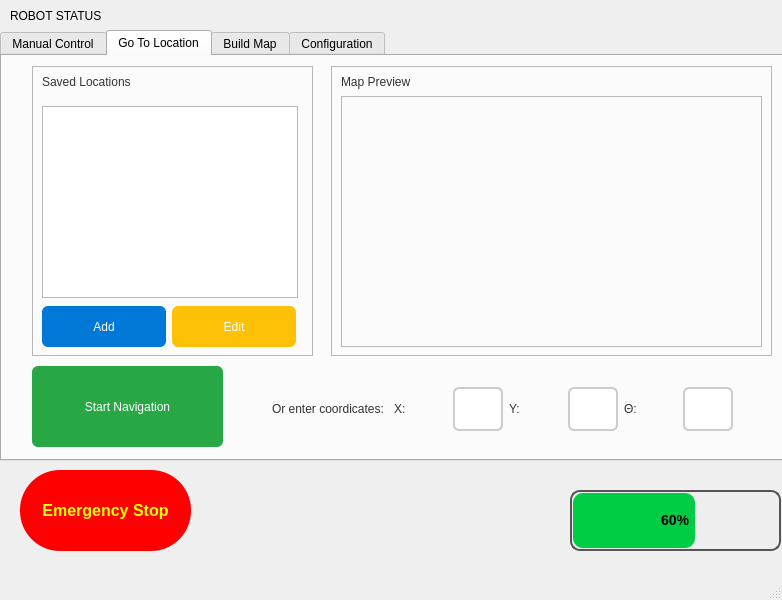
<?xml version="1.0" encoding="UTF-8"?>
<ui version="4.0">
 <class>MainWindow</class>
 <widget class="QMainWindow" name="MainWindow">
  <property name="geometry">
   <rect>
    <x>0</x>
    <y>0</y>
    <width>782</width>
    <height>600</height>
   </rect>
  </property>
  <property name="windowTitle">
   <string>Alphabot GUI</string>
  </property>
  <widget class="QWidget" name="centralwidget">
   <widget class="QTabWidget" name="tabWidget">
    <property name="geometry">
     <rect>
      <x>0</x>
      <y>30</y>
      <width>801</width>
      <height>431</height>
     </rect>
    </property>
    <property name="currentIndex">
     <number>1</number>
    </property>
    <widget class="QWidget" name="tab">
     <attribute name="title">
      <string>Manual Control</string>
     </attribute>
     <widget class="QSplitter" name="splitter">
      <property name="geometry">
       <rect>
        <x>50</x>
        <y>330</y>
        <width>311</width>
        <height>41</height>
       </rect>
      </property>
      <property name="orientation">
       <enum>Qt::Horizontal</enum>
      </property>
      <widget class="QLabel" name="label_2">
       <property name="styleSheet">
        <string notr="true">QLabel {
    font: bold 14pt &quot;Segoe UI&quot;;
    color: #333;
}
</string>
       </property>
       <property name="text">
        <string>Speed</string>
       </property>
      </widget>
      <widget class="QSlider" name="HSSpeed">
       <property name="styleSheet">
        <string notr="true">QSlider::groove:horizontal {
    border: 1px solid #bbb;
    height: 10px;
    background: #e0e0e0;
    border-radius: 5px;
}

QSlider::sub-page:horizontal {
    background: #00cc44;
    border: 1px solid #777;
    height: 10px;
    border-radius: 5px;
}

QSlider::add-page:horizontal {
    background: #ccc;
    border: 1px solid #777;
    height: 10px;
    border-radius: 5px;
}

QSlider::handle:horizontal {
    background: #00aa33;
    border: 1px solid #5c5c5c;
    width: 18px;
    margin: -5px 0;
    border-radius: 9px;
}

QSlider::handle:horizontal:hover {
    background: #009933;
}
</string>
       </property>
       <property name="maximum">
        <number>100</number>
       </property>
       <property name="singleStep">
        <number>10</number>
       </property>
       <property name="value">
        <number>10</number>
       </property>
       <property name="sliderPosition">
        <number>10</number>
       </property>
       <property name="tracking">
        <bool>true</bool>
       </property>
       <property name="orientation">
        <enum>Qt::Horizontal</enum>
       </property>
       <property name="invertedControls">
        <bool>false</bool>
       </property>
       <property name="tickPosition">
        <enum>QSlider::TicksAbove</enum>
       </property>
       <property name="tickInterval">
        <number>10</number>
       </property>
      </widget>
     </widget>
     <widget class="QWidget" name="layoutWidget">
      <property name="geometry">
       <rect>
        <x>20</x>
        <y>20</y>
        <width>411</width>
        <height>281</height>
       </rect>
      </property>
      <layout class="QGridLayout" name="gridLayout">
       <item row="0" column="1">
        <widget class="QPushButton" name="PBForward">
         <property name="styleSheet">
          <string notr="true">QPushButton {
    background-color: #4CAF50; /* Default green */
    color: white;
    font: bold 13pt &quot;Segoe UI&quot;;
    border: none;
    border-radius: 10px;
    padding: 10px;
    min-width: 80px;
    min-height: 50px;
}

QPushButton:hover {
    background-color: #45a049;
}

QPushButton:pressed {
    background-color: #2e7031;
}
</string>
         </property>
         <property name="text">
          <string>Forward</string>
         </property>
        </widget>
       </item>
       <item row="1" column="0">
        <widget class="QPushButton" name="PBRight">
         <property name="styleSheet">
          <string notr="true">QPushButton {
    background-color: #FF9800; /* Default green */
    color: white;
    font: bold 13pt &quot;Segoe UI&quot;;
    border: none;
    border-radius: 10px;
    padding: 10px;
    min-width: 80px;
    min-height: 50px;
}

QPushButton:hover {
    background-color: #45a049;
}

QPushButton:pressed {
    background-color: #2e7031;
}
</string>
         </property>
         <property name="text">
          <string>Right</string>
         </property>
        </widget>
       </item>
       <item row="1" column="1">
        <widget class="QPushButton" name="PBStop">
         <property name="styleSheet">
          <string notr="true">QPushButton {
    background-color: #F44336; /* Default green */
    color: white;
    font: bold 13pt &quot;Segoe UI&quot;;
    border: none;
    border-radius: 10px;
    padding: 10px;
    min-width: 80px;
    min-height: 50px;
}

QPushButton:hover {
    background-color: #45a049;
}

QPushButton:pressed {
    background-color: #2e7031;
}
</string>
         </property>
         <property name="text">
          <string>Stop</string>
         </property>
        </widget>
       </item>
       <item row="1" column="2">
        <widget class="QPushButton" name="PBLeft">
         <property name="styleSheet">
          <string notr="true">QPushButton {
    background-color: 	#FF9800; /* Default green */
    color: white;
    font: bold 13pt &quot;Segoe UI&quot;;
    border: none;
    border-radius: 10px;
    padding: 10px;
    min-width: 80px;
    min-height: 50px;
}

QPushButton:hover {
    background-color: #45a049;
}

QPushButton:pressed {
    background-color: #2e7031;
}
</string>
         </property>
         <property name="text">
          <string>Left</string>
         </property>
        </widget>
       </item>
       <item row="2" column="1">
        <widget class="QPushButton" name="PBBackWord">
         <property name="styleSheet">
          <string notr="true">QPushButton {
    background-color: #2196F3; /* Default green */
    color: white;
    font: bold 12pt &quot;Segoe UI&quot;;
    border: none;
    border-radius: 10px;
    padding: 10px;
    min-width: 80px;
    min-height: 50px;
}

QPushButton:hover {
    background-color: #45a049;
}

QPushButton:pressed {
    background-color: #2e7031;
}
</string>
         </property>
         <property name="text">
          <string>BackWord</string>
         </property>
        </widget>
       </item>
      </layout>
     </widget>
     <widget class="QGraphicsView" name="GVController">
      <property name="geometry">
       <rect>
        <x>440</x>
        <y>20</y>
        <width>150</width>
        <height>150</height>
       </rect>
      </property>
     </widget>
     <widget class="QSplitter" name="splitter_2">
      <property name="geometry">
       <rect>
        <x>370</x>
        <y>330</y>
        <width>91</width>
        <height>41</height>
       </rect>
      </property>
      <property name="orientation">
       <enum>Qt::Horizontal</enum>
      </property>
      <widget class="QLabel" name="LSpeed">
       <property name="styleSheet">
        <string notr="true">QLabel {
    font: bold 14pt &quot;Segoe UI&quot;;
    color: #333;
}
</string>
       </property>
       <property name="text">
        <string>0.1</string>
       </property>
      </widget>
      <widget class="QLabel" name="label_10">
       <property name="styleSheet">
        <string notr="true">QLabel {
    font: bold 14pt &quot;Segoe UI&quot;;
    color: #333;
}

</string>
       </property>
       <property name="text">
        <string>m/s</string>
       </property>
      </widget>
     </widget>
    </widget>
    <widget class="QWidget" name="tab_2">
     <attribute name="title">
      <string>Go To Location</string>
     </attribute>
     <widget class="QLabel" name="label_3">
      <property name="geometry">
       <rect>
        <x>40</x>
        <y>0</y>
        <width>201</width>
        <height>51</height>
       </rect>
      </property>
      <property name="styleSheet">
       <string notr="true">QLabel {
    font: bold 11pt &quot;Segoe UI&quot;;
    color: #333;
}</string>
      </property>
      <property name="text">
       <string>Saved Locations</string>
      </property>
     </widget>
     <widget class="QListWidget" name="LWSaveLocations">
      <property name="geometry">
       <rect>
        <x>40</x>
        <y>50</y>
        <width>256</width>
        <height>192</height>
       </rect>
      </property>
     </widget>
     <widget class="QPushButton" name="PBAddNewLocation">
      <property name="geometry">
       <rect>
        <x>40</x>
        <y>250</y>
        <width>124</width>
        <height>41</height>
       </rect>
      </property>
      <property name="styleSheet">
       <string notr="true">QPushButton {
    background-color: #0078D7;       /* Windows blue */
    color: white;
    font: bold 12pt &quot;Segoe UI&quot;;
    padding: 6px 12px;
    border: none;
    border-radius: 6px;
    min-width: 100px;
}

QPushButton:hover {
    background-color: #005fa3;
}

QPushButton:pressed {
    background-color: #004c87;
}
</string>
      </property>
      <property name="text">
       <string>Add</string>
      </property>
     </widget>
     <widget class="QPushButton" name="PBEditLocation">
      <property name="geometry">
       <rect>
        <x>170</x>
        <y>250</y>
        <width>124</width>
        <height>41</height>
       </rect>
      </property>
      <property name="styleSheet">
       <string notr="true">QPushButton {
    background-color: #ffc107;       /* Windows blue */
    color: white;
    font: bold 12pt &quot;Segoe UI&quot;;
    padding: 6px 12px;
    border: none;
    border-radius: 6px;
    min-width: 100px;
}

QPushButton:hover {
    background-color: #005fa3;
}

QPushButton:pressed {
    background-color: #004c87;
}
</string>
      </property>
      <property name="text">
       <string>Edit</string>
      </property>
     </widget>
     <widget class="QFrame" name="frame">
      <property name="geometry">
       <rect>
        <x>30</x>
        <y>10</y>
        <width>281</width>
        <height>290</height>
       </rect>
      </property>
      <property name="frameShape">
       <enum>QFrame::StyledPanel</enum>
      </property>
      <property name="frameShadow">
       <enum>QFrame::Raised</enum>
      </property>
     </widget>
     <widget class="QPushButton" name="PBStartNavigation">
      <property name="geometry">
       <rect>
        <x>30</x>
        <y>310</y>
        <width>191</width>
        <height>81</height>
       </rect>
      </property>
      <property name="styleSheet">
       <string notr="true">QPushButton {
    background-color: #28a745;       /* Windows blue */
    color: white;
    font: bold 12pt &quot;Segoe UI&quot;;
    padding: 6px 12px;
    border: none;
    border-radius: 6px;
    min-width: 100px;
}

QPushButton:hover {
    background-color: #005fa3;
}

QPushButton:pressed {
    background-color: #004c87;
}
</string>
      </property>
      <property name="text">
       <string>Start Navigation</string>
      </property>
     </widget>
     <widget class="QFrame" name="frame_2">
      <property name="geometry">
       <rect>
        <x>329</x>
        <y>10</y>
        <width>441</width>
        <height>290</height>
       </rect>
      </property>
      <property name="frameShape">
       <enum>QFrame::StyledPanel</enum>
      </property>
      <property name="frameShadow">
       <enum>QFrame::Raised</enum>
      </property>
      <widget class="QLabel" name="label_8">
       <property name="geometry">
        <rect>
         <x>10</x>
         <y>0</y>
         <width>201</width>
         <height>31</height>
        </rect>
       </property>
       <property name="styleSheet">
        <string notr="true">QLabel {
    font: bold 11pt &quot;Segoe UI&quot;;
    color: #333;
}</string>
       </property>
       <property name="text">
        <string>Map Preview</string>
       </property>
      </widget>
      <widget class="QFrame" name="rvizContainer">
       <property name="geometry">
        <rect>
         <x>10</x>
         <y>30</y>
         <width>421</width>
         <height>251</height>
        </rect>
       </property>
       <property name="frameShape">
        <enum>QFrame::StyledPanel</enum>
       </property>
       <property name="frameShadow">
        <enum>QFrame::Raised</enum>
       </property>
      </widget>
     </widget>
     <widget class="QWidget" name="layoutWidget">
      <property name="geometry">
       <rect>
        <x>270</x>
        <y>330</y>
        <width>461</width>
        <height>46</height>
       </rect>
      </property>
      <layout class="QHBoxLayout" name="horizontalLayout">
       <item>
        <widget class="QLabel" name="label_4">
         <property name="styleSheet">
          <string notr="true">QLabel {
    font: bold 11pt &quot;Segoe UI&quot;;
    color: #333;
}</string>
         </property>
         <property name="text">
          <string>Or enter coordicates: </string>
         </property>
        </widget>
       </item>
       <item>
        <widget class="QLabel" name="label_5">
         <property name="styleSheet">
          <string notr="true">QLabel {
    font: bold 11pt &quot;Segoe UI&quot;;
    color: #333;
}</string>
         </property>
         <property name="text">
          <string>X:</string>
         </property>
        </widget>
       </item>
       <item>
        <widget class="QTextEdit" name="TEX_coordinate">
         <property name="styleSheet">
          <string notr="true">QTextEdit {
    border: 2px solid #ccc;
    border-radius: 6px;
    padding: 6px;
    font: 11pt &quot;Segoe UI&quot;;
    background-color: #ffffff;
    color: #333;
    min-height: 28px;
    max-height: 28px;
	min-width: 34px;
    max-width: 34px;
}
</string>
         </property>
        </widget>
       </item>
       <item>
        <widget class="QLabel" name="label_6">
         <property name="styleSheet">
          <string notr="true">QLabel {
    font: bold 11pt &quot;Segoe UI&quot;;
    color: #333;
}</string>
         </property>
         <property name="text">
          <string>Y:</string>
         </property>
        </widget>
       </item>
       <item>
        <widget class="QTextEdit" name="TEY_coordinate">
         <property name="styleSheet">
          <string notr="true">QTextEdit {
    border: 2px solid #ccc;
    border-radius: 6px;
    padding: 6px;
    font: 11pt &quot;Segoe UI&quot;;
    background-color: #ffffff;
    color: #333;
    min-height: 28px;
    max-height: 28px;
	min-width: 34px;
    max-width: 34px;
}
</string>
         </property>
        </widget>
       </item>
       <item>
        <widget class="QLabel" name="label_7">
         <property name="styleSheet">
          <string notr="true">QLabel {
    font: bold 11pt &quot;Segoe UI&quot;;
    color: #333;
}</string>
         </property>
         <property name="text">
          <string>Θ:</string>
         </property>
        </widget>
       </item>
       <item>
        <widget class="QTextEdit" name="TETheta_coordinate">
         <property name="styleSheet">
          <string notr="true">QTextEdit {
    border: 2px solid #ccc;
    border-radius: 6px;
    padding: 6px;
    font: 11pt &quot;Segoe UI&quot;;
    background-color: #ffffff;
    color: #333;
    min-height: 28px;
    max-height: 28px;
	min-width: 34px;
    max-width: 34px;
}
</string>
         </property>
        </widget>
       </item>
      </layout>
     </widget>
     <zorder>frame</zorder>
     <zorder>label_3</zorder>
     <zorder>LWSaveLocations</zorder>
     <zorder>PBAddNewLocation</zorder>
     <zorder>PBEditLocation</zorder>
     <zorder>PBStartNavigation</zorder>
     <zorder>frame_2</zorder>
     <zorder>layoutWidget</zorder>
    </widget>
    <widget class="QWidget" name="tab_3">
     <attribute name="title">
      <string>Build Map</string>
     </attribute>
     <widget class="QPushButton" name="PBStartMapping">
      <property name="geometry">
       <rect>
        <x>450</x>
        <y>50</y>
        <width>151</width>
        <height>61</height>
       </rect>
      </property>
      <property name="styleSheet">
       <string notr="true">QPushButton {
    background-color: #0078D7;       /* Windows blue */
    color: white;
    font: bold 12pt &quot;Segoe UI&quot;;
    padding: 6px 12px;
    border: none;
    border-radius: 6px;
    min-width: 100px;
}

QPushButton:hover {
    background-color: #005fa3;
}

QPushButton:pressed {
    background-color: #004c87;
}
</string>
      </property>
      <property name="text">
       <string>Start Mapping</string>
      </property>
     </widget>
     <widget class="QPushButton" name="PBPause">
      <property name="geometry">
       <rect>
        <x>630</x>
        <y>50</y>
        <width>151</width>
        <height>61</height>
       </rect>
      </property>
      <property name="styleSheet">
       <string notr="true">QPushButton {
    background-color: #0078D7;       /* Windows blue */
    color: white;
    font: bold 12pt &quot;Segoe UI&quot;;
    padding: 6px 12px;
    border: none;
    border-radius: 6px;
    min-width: 100px;
}

QPushButton:hover {
    background-color: #005fa3;
}

QPushButton:pressed {
    background-color: #004c87;
}
</string>
      </property>
      <property name="text">
       <string>Pause</string>
      </property>
     </widget>
     <widget class="QPushButton" name="PBSaveMap">
      <property name="geometry">
       <rect>
        <x>450</x>
        <y>140</y>
        <width>151</width>
        <height>61</height>
       </rect>
      </property>
      <property name="styleSheet">
       <string notr="true">QPushButton {
    background-color: #0078D7;       /* Windows blue */
    color: white;
    font: bold 12pt &quot;Segoe UI&quot;;
    padding: 6px 12px;
    border: none;
    border-radius: 6px;
    min-width: 100px;
}

QPushButton:hover {
    background-color: #005fa3;
}

QPushButton:pressed {
    background-color: #004c87;
}
</string>
      </property>
      <property name="text">
       <string>Save Map</string>
      </property>
     </widget>
     <widget class="QPushButton" name="PBLoadMap">
      <property name="geometry">
       <rect>
        <x>630</x>
        <y>140</y>
        <width>151</width>
        <height>61</height>
       </rect>
      </property>
      <property name="styleSheet">
       <string notr="true">QPushButton {
    background-color: #0078D7;       /* Windows blue */
    color: white;
    font: bold 12pt &quot;Segoe UI&quot;;
    padding: 6px 12px;
    border: none;
    border-radius: 6px;
    min-width: 100px;
}

QPushButton:hover {
    background-color: #005fa3;
}

QPushButton:pressed {
    background-color: #004c87;
}
</string>
      </property>
      <property name="text">
       <string>Load Map</string>
      </property>
     </widget>
     <widget class="QFrame" name="frame_3">
      <property name="geometry">
       <rect>
        <x>40</x>
        <y>30</y>
        <width>381</width>
        <height>331</height>
       </rect>
      </property>
      <property name="frameShape">
       <enum>QFrame::StyledPanel</enum>
      </property>
      <property name="frameShadow">
       <enum>QFrame::Raised</enum>
      </property>
     </widget>
     <widget class="QLabel" name="label_9">
      <property name="geometry">
       <rect>
        <x>450</x>
        <y>230</y>
        <width>151</width>
        <height>41</height>
       </rect>
      </property>
      <property name="styleSheet">
       <string notr="true">QLabel {
    font: bold 11pt &quot;Segoe UI&quot;;
    color: #333;
}
</string>
      </property>
      <property name="text">
       <string>Exploration Mode</string>
      </property>
     </widget>
     <widget class="QRadioButton" name="RBmaunal">
      <property name="geometry">
       <rect>
        <x>450</x>
        <y>270</y>
        <width>99</width>
        <height>21</height>
       </rect>
      </property>
      <property name="text">
       <string>Manual</string>
      </property>
     </widget>
     <widget class="QRadioButton" name="RB_Automate">
      <property name="geometry">
       <rect>
        <x>540</x>
        <y>270</y>
        <width>99</width>
        <height>21</height>
       </rect>
      </property>
      <property name="text">
       <string>Automate</string>
      </property>
     </widget>
     <zorder>frame_3</zorder>
     <zorder>PBStartMapping</zorder>
     <zorder>PBPause</zorder>
     <zorder>PBSaveMap</zorder>
     <zorder>PBLoadMap</zorder>
     <zorder>label_9</zorder>
     <zorder>RBmaunal</zorder>
     <zorder>RB_Automate</zorder>
    </widget>
    <widget class="QWidget" name="tab_4">
     <attribute name="title">
      <string>Configuration</string>
     </attribute>
    </widget>
   </widget>
   <widget class="QPushButton" name="pbEmergencyStop">
    <property name="geometry">
     <rect>
      <x>20</x>
      <y>470</y>
      <width>171</width>
      <height>81</height>
     </rect>
    </property>
    <property name="styleSheet">
     <string notr="true">QPushButton {
    background-color: red;
    color: yellow;
    font-size: 12pt;
    font-weight: bold;
    border: none;
    border-radius: 40px;
    padding: 0px;
}

QPushButton:hover {
    background-color: darkred;
}
</string>
    </property>
    <property name="text">
     <string>Emergency Stop</string>
    </property>
   </widget>
   <widget class="QProgressBar" name="PBBattryLevel">
    <property name="geometry">
     <rect>
      <x>570</x>
      <y>490</y>
      <width>211</width>
      <height>61</height>
     </rect>
    </property>
    <property name="styleSheet">
     <string notr="true">QProgressBar {
    border: 2px solid #555;
    border-radius: 10px;
    text-align: center;
    font: bold 14px;
    color: black;
    background-color: #eee;
}

QProgressBar::chunk {
    background-color: #00cc44;  /* Green color */
    border-radius: 10px;
    margin: 1px;
}
</string>
    </property>
    <property name="value">
     <number>60</number>
    </property>
   </widget>
   <widget class="QLabel" name="label">
    <property name="geometry">
     <rect>
      <x>10</x>
      <y>0</y>
      <width>111</width>
      <height>31</height>
     </rect>
    </property>
    <property name="text">
     <string>ROBOT STATUS</string>
    </property>
    <property name="textFormat">
     <enum>Qt::PlainText</enum>
    </property>
   </widget>
  </widget>
  <widget class="QMenuBar" name="menubar">
   <property name="geometry">
    <rect>
     <x>0</x>
     <y>0</y>
     <width>782</width>
     <height>20</height>
    </rect>
   </property>
  </widget>
  <widget class="QStatusBar" name="statusbar"/>
 </widget>
 <resources/>
 <connections/>
</ui>
